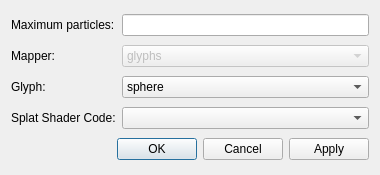
<?xml version="1.0" encoding="UTF-8"?>
<ui version="4.0">
 <class>Dialog</class>
 <widget class="QDialog" name="Dialog">
  <property name="geometry">
   <rect>
    <x>0</x>
    <y>0</y>
    <width>380</width>
    <height>175</height>
   </rect>
  </property>
  <property name="windowTitle">
   <string>Dialog</string>
  </property>
  <layout class="QGridLayout" name="gridLayout">
   <item row="0" column="0">
    <widget class="QLabel" name="label">
     <property name="text">
      <string>Maximum particles:</string>
     </property>
    </widget>
   </item>
   <item row="4" column="0" colspan="2">
    <widget class="QDialogButtonBox" name="buttonBox">
     <property name="orientation">
      <enum>Qt::Horizontal</enum>
     </property>
     <property name="standardButtons">
      <set>QDialogButtonBox::Apply|QDialogButtonBox::Cancel|QDialogButtonBox::Ok</set>
     </property>
    </widget>
   </item>
   <item row="0" column="1">
    <widget class="LineEdit" name="lineedit_maximum_particles"/>
   </item>
   <item row="1" column="1">
    <widget class="ComboBox" name="combobox_mapper">
     <property name="enabled">
      <bool>false</bool>
     </property>
     <item>
      <property name="text">
       <string>glyphs</string>
      </property>
     </item>
     <item>
      <property name="text">
       <string>point gaussian</string>
      </property>
     </item>
    </widget>
   </item>
   <item row="2" column="0">
    <widget class="QLabel" name="label_glyph">
     <property name="text">
      <string>Glyph:</string>
     </property>
    </widget>
   </item>
   <item row="1" column="0">
    <widget class="QLabel" name="label_2">
     <property name="text">
      <string>Mapper:</string>
     </property>
    </widget>
   </item>
   <item row="2" column="1">
    <widget class="ComboBox" name="combobox_glyph">
     <item>
      <property name="text">
       <string>sphere</string>
      </property>
     </item>
     <item>
      <property name="text">
       <string>cone</string>
      </property>
     </item>
     <item>
      <property name="text">
       <string>cube</string>
      </property>
     </item>
     <item>
      <property name="text">
       <string>cylinder</string>
      </property>
     </item>
    </widget>
   </item>
   <item row="3" column="0">
    <widget class="QLabel" name="label_gaussian">
     <property name="text">
      <string>Splat Shader Code:</string>
     </property>
    </widget>
   </item>
   <item row="3" column="1">
    <widget class="ComboBox" name="combobox_gaussian"/>
   </item>
  </layout>
 </widget>
 <customwidgets>
  <customwidget>
   <class>LineEdit</class>
   <extends>QLineEdit</extends>
   <header>mfixgui.widgets.base</header>
  </customwidget>
  <customwidget>
   <class>ComboBox</class>
   <extends>QComboBox</extends>
   <header>mfixgui.widgets.base</header>
  </customwidget>
 </customwidgets>
 <resources/>
 <connections>
  <connection>
   <sender>buttonBox</sender>
   <signal>accepted()</signal>
   <receiver>Dialog</receiver>
   <slot>accept()</slot>
   <hints>
    <hint type="sourcelabel">
     <x>248</x>
     <y>254</y>
    </hint>
    <hint type="destinationlabel">
     <x>157</x>
     <y>274</y>
    </hint>
   </hints>
  </connection>
  <connection>
   <sender>buttonBox</sender>
   <signal>rejected()</signal>
   <receiver>Dialog</receiver>
   <slot>reject()</slot>
   <hints>
    <hint type="sourcelabel">
     <x>316</x>
     <y>260</y>
    </hint>
    <hint type="destinationlabel">
     <x>286</x>
     <y>274</y>
    </hint>
   </hints>
  </connection>
 </connections>
</ui>
